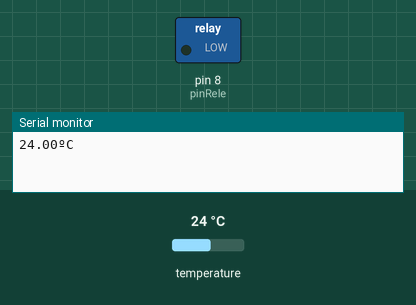
A sketch run on a simulated Arduino Uno, built with avr-gcc and run on an emulated ATmega328P. On the bench: switched loads named in the sketch (green lamp = pin HIGH), the last lines printed to the serial monitor. The inputs (shaded band) are chosen by the test bench; at power-on: temperature 24 °C.

Above: at 3.3 s.
3.4 s: temperature set to 30 °C
5.9 s: temperature set to 31.3 °C
At 6.9 s:
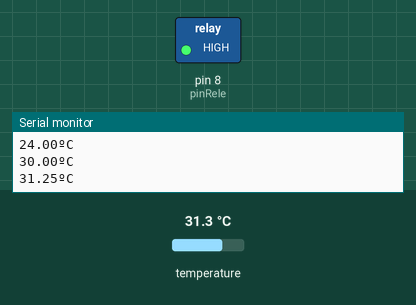
8.4 s: temperature set to 30 °C
10.9 s: temperature set to 28.9 °C
At 11.9 s:
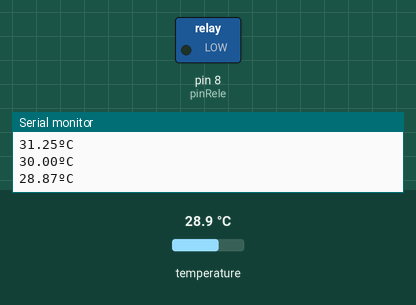
13.4 s: temperature set to 33 °C
At 15.6 s:
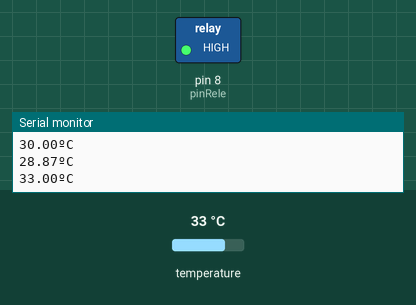
Timing chart, 0 to 17.1 s (numbered marks = the images above; inputs shaded):
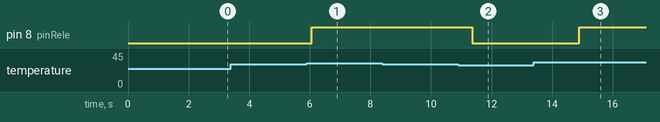

Measured:
- the behaviour switches between 30.5 and 30.6 °C on temperature (found by bisection; images 0 and 1)
- the behaviour switches between 29.5 and 29.4 °C on temperature (found by bisection; images 1 and 2)
- after the input at 5.9 s, pin 8 (pinRele): LOW → HIGH after 0.17 s
- after the input at 10.9 s, pin 8 (pinRele): HIGH → LOW after 0.47 s
- after the input at 13.4 s, pin 8 (pinRele): LOW → HIGH after 1.5 s

The sketch:

arduino149_WR_source.ino
```cpp
#include <DallasTemperature.h>

/* ========================================================================================================

   Curso de Arduino e AVR 149

   WR Kits Channel


   Sensor de Temperatura DS18B20 Dallas


   Autor: Eng. Wagner Rambo  Data: Dezembro de 2017

   www.wrkits.com.br | facebook.com/wrkits | youtube.com/user/canalwrkits

   HARDWARE Termômetro olhando-o de frente:

   Terminal da direita   -> 5V do Arduino
   Terminal da esquerda  -> GND do Arduino
   Terminal central      -> digital 10 do Arduino (ligar um resistor de 4,7k entre esta entrada e os 5V)


======================================================================================================== */


// ========================================================================================================
// --- Bibliotecas Auxiliares ---
#include <OneWire.h>
#include <DallasTemperature.h>


// ========================================================================================================
// --- Constantes Auxiliares ---
#define ONE_WIRE_BUS 10
#define T_MAX 30.5
#define T_MIN 29.5

float tempAnt = 0;
int pinRele = 8;

// ========================================================================================================
// --- Declaração de Objetos ---
OneWire oneWire(ONE_WIRE_BUS);
DallasTemperature sensors(&oneWire);
DeviceAddress insideThermometer = { 0x28, 0x37, 0xE8, 0xB2, 0x13, 0x19, 0x01, 0xAA };
DeviceAddress outsideThermometer = { 0x28, 0xB0, 0xFE, 0xB1, 0x13, 0x19, 0x01, 0xAD };


// ========================================================================================================
// --- Protótipo das Funções ---
float printTemperature(DeviceAddress deviceAddress, float tempAnt);


// ========================================================================================================
// --- Configurações Iniciais ---
void setup()
{

  Serial.begin(9600);   //inicializa comunicação serial
  int resolution;
  tempAnt = 0;
  resolution = 12;
  sensors.begin();      //inicializa sensores

  sensors.setResolution(insideThermometer, resolution); //configura para resolução de 10 bits
  sensors.setResolution(outsideThermometer, resolution);

  pinMode(pinRele,OUTPUT);

} //end setup


// ========================================================================================================
// --- Loop Infinito ---
void loop(void)
{

  //Serial.println("Sensor DS18B20 inside");
  sensors.requestTemperatures();
  tempAnt = printTemperature(insideThermometer,tempAnt);
  //Serial.println("Sensor DS18B20 outside");
  //printTemperature(outsideThermometer);

  if(tempAnt>T_MAX){
    digitalWrite(pinRele,HIGH);
    //Serial.println("DESLIGADO");
  }
  else{
    if(tempAnt<T_MIN){
      digitalWrite(pinRele,LOW);
      //Serial.println("LIGADO");
    }
  }

  delay(1000);

} //end loop


// ========================================================================================================
// --- Desenvolvimento das Funções ---
float printTemperature(DeviceAddress deviceAddress,float tempAnt)
{
  float tempC = sensors.getTempC(deviceAddress);
  if(tempC-tempAnt>0.1 || tempAnt-tempC>0.1){
    if (tempC == -127.00)
    {
      Serial.print("Erro de leitura");
    }
    else
    {
      Serial.print(tempC);
      Serial.print("ºC ");
      //Serial.print("  |  ");
      //Serial.print(DallasTemperature::toFahrenheit(tempC));
      //Serial.print(" graus F ");
    }

    Serial.print("\n\r");
  }
  return tempC;

} //end printTemperature
```
